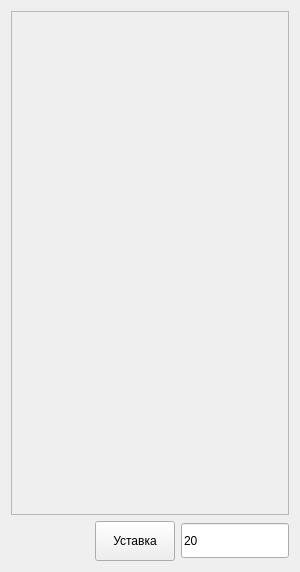
<?xml version="1.0" encoding="UTF-8"?>
<ui version="4.0">
 <class>Oven</class>
 <widget class="QWidget" name="Oven">
  <property name="geometry">
   <rect>
    <x>0</x>
    <y>0</y>
    <width>300</width>
    <height>572</height>
   </rect>
  </property>
  <property name="windowTitle">
   <string>Form</string>
  </property>
  <layout class="QVBoxLayout" name="verticalLayout_2">
   <item>
    <widget class="QScrollArea" name="scrollArea">
     <property name="widgetResizable">
      <bool>true</bool>
     </property>
     <widget class="QWidget" name="scrollAreaWidgetContents">
      <property name="geometry">
       <rect>
        <x>0</x>
        <y>0</y>
        <width>280</width>
        <height>504</height>
       </rect>
      </property>
      <layout class="QVBoxLayout" name="verticalLayout"/>
     </widget>
    </widget>
   </item>
   <item>
    <layout class="QHBoxLayout" name="horizontalLayout">
     <item>
      <spacer name="horizontalSpacer">
       <property name="orientation">
        <enum>Qt::Horizontal</enum>
       </property>
       <property name="sizeHint" stdset="0">
        <size>
         <width>40</width>
         <height>20</height>
        </size>
       </property>
      </spacer>
     </item>
     <item>
      <widget class="QPushButton" name="cmdUst">
       <property name="minimumSize">
        <size>
         <width>0</width>
         <height>40</height>
        </size>
       </property>
       <property name="text">
        <string>Уставка</string>
       </property>
      </widget>
     </item>
     <item>
      <widget class="LineEdit" name="lineEditUst">
       <property name="minimumSize">
        <size>
         <width>0</width>
         <height>35</height>
        </size>
       </property>
       <property name="text">
        <string>20</string>
       </property>
      </widget>
     </item>
    </layout>
   </item>
  </layout>
 </widget>
 <customwidgets>
  <customwidget>
   <class>LineEdit</class>
   <extends>QLineEdit</extends>
   <header>widgets.h</header>
  </customwidget>
 </customwidgets>
 <resources/>
 <connections/>
</ui>
